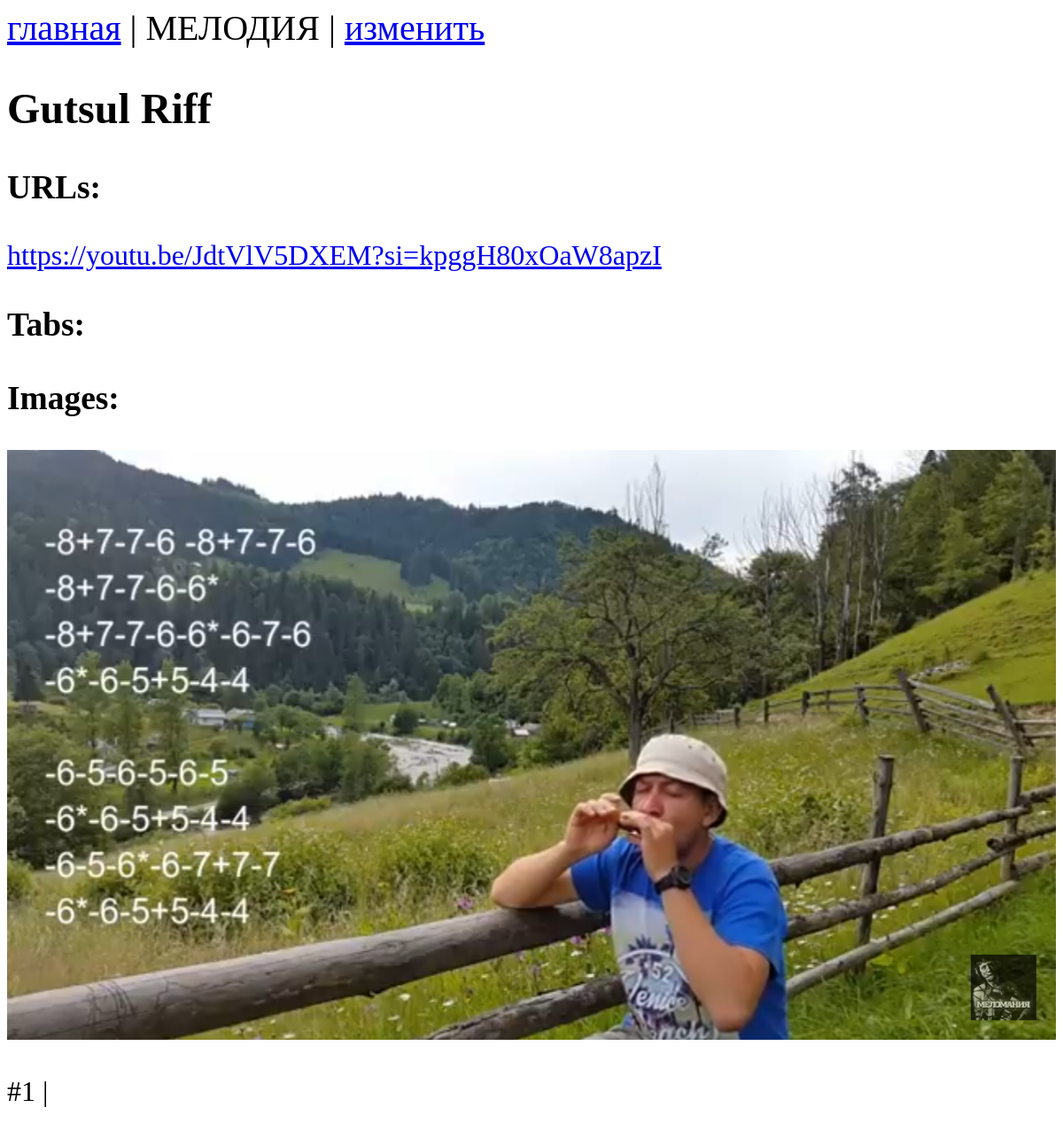
/show_melody/81/, run on the app's committed database.
### app/models.py (models this page shows)
class Melody(models.Model):
    name = models.CharField(max_length=200, unique=True)
    type = models.CharField(max_length=20, null=True, blank=True)
    date = models.DateTimeField()
    comment = models.CharField(max_length=200, blank=True)

class URL(models.Model):
    melody = models.ForeignKey(Melody, on_delete=models.CASCADE)
    url = models.URLField(blank=True)

class Image(models.Model):
    melody = models.ForeignKey(Melody, on_delete=models.CASCADE)
    path = models.ImageField(upload_to='images', null=True, blank=True)
    order_num = models.IntegerField(default=1)
    image_comment = models.CharField(max_length=200, blank=True)

### app/views.py (the view)
# urls.py: path('show_melody/<int:id>/', views.show_melody),
def show_melody(request, id):
    melody = Melody.objects.filter(id=id)[0]
    urls = URL.objects.filter(melody_id=id)
    tabs = Tab.objects.filter(melody_id=id)
    images = Image.objects.filter(melody_id=id).order_by("order_num")
    return render(request, 'show_melody.html', {'melody': melody, 'urls': urls, 'tabs': tabs, 'images': images})

### app/templates/show_melody.html (shortened to what this page needs)
{% extends "base.html" %}
    {% block menu %} <a href="../../">главная</a> | МЕЛОДИЯ | <a href="../../edit_melody/{{melody.id}}">изменить</a> {% endblock menu %}
    {% block header %} {{melody.name}} {% endblock header %}
    {% block content %}
        <body>
            <h3> URLs: </h3>
            {% for u in urls %}
            <a href="{{u.url}}">{{u.url}}</a> <br />
            {% endfor %}
            <h3> Tabs: </h3>
            <h3> Images: </h3>
            {% for i in images %}
            <img src=/media/{{i.path}} alt="no image">
            <p>#{{i.order_num}} | {{i.image_comment}}</p>
            {% endfor %}
        </body>
    {% endblock content %}

### app/templates/base.html (style rules this page uses)
html * { max-height:999999px; }
body { font-size: 32px; }
img { max-width:100%; }

### data on the page
Melody: name "Gutsul Riff"
URL: url "https://youtu.be/JdtVlV5DXEM?si=kpggH80xOaW8apzI"
Image: path (picture), order_num "1"
